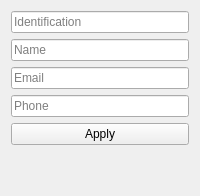
                <widget class="QWidget" name="create_visitor">
                 <attribute name="title">
                  <string>Visitor</string>
                 </attribute>
                 <layout class="QVBoxLayout" name="verticalLayout_25">
                  <item>
                   <widget class="QLineEdit" name="line_visitor_id">
                    <property name="text">
                     <string/>
                    </property>
                    <property name="placeholderText">
                     <string>Identification</string>
                    </property>
                   </widget>
                  </item>
                  <item>
                   <widget class="QLineEdit" name="line_visitor_name">
                    <property name="text">
                     <string/>
                    </property>
                    <property name="placeholderText">
                     <string>Name</string>
                    </property>
                   </widget>
                  </item>
                  <item>
                   <widget class="QLineEdit" name="line_visitor_email">
                    <property name="text">
                     <string/>
                    </property>
                    <property name="placeholderText">
                     <string>Email</string>
                    </property>
                   </widget>
                  </item>
                  <item>
                   <widget class="QLineEdit" name="line_visitor_phone">
                    <property name="text">
                     <string/>
                    </property>
                    <property name="placeholderText">
                     <string>Phone</string>
                    </property>
                   </widget>
                  </item>
                  <item>
                   <widget class="QPushButton" name="btn_apply_visitor">
                    <property name="text">
                     <string>Apply</string>
                    </property>
                   </widget>
                  </item>
                  <item>
                   <spacer name="verticalSpacer_15">
                    <property name="orientation">
                     <enum>Qt::Vertical</enum>
                    </property>
                    <property name="sizeHint" stdset="0">
                     <size>
                      <width>20</width>
                      <height>40</height>
                     </size>
                    </property>
                   </spacer>
                  </item>
                 </layout>
                </widget>
